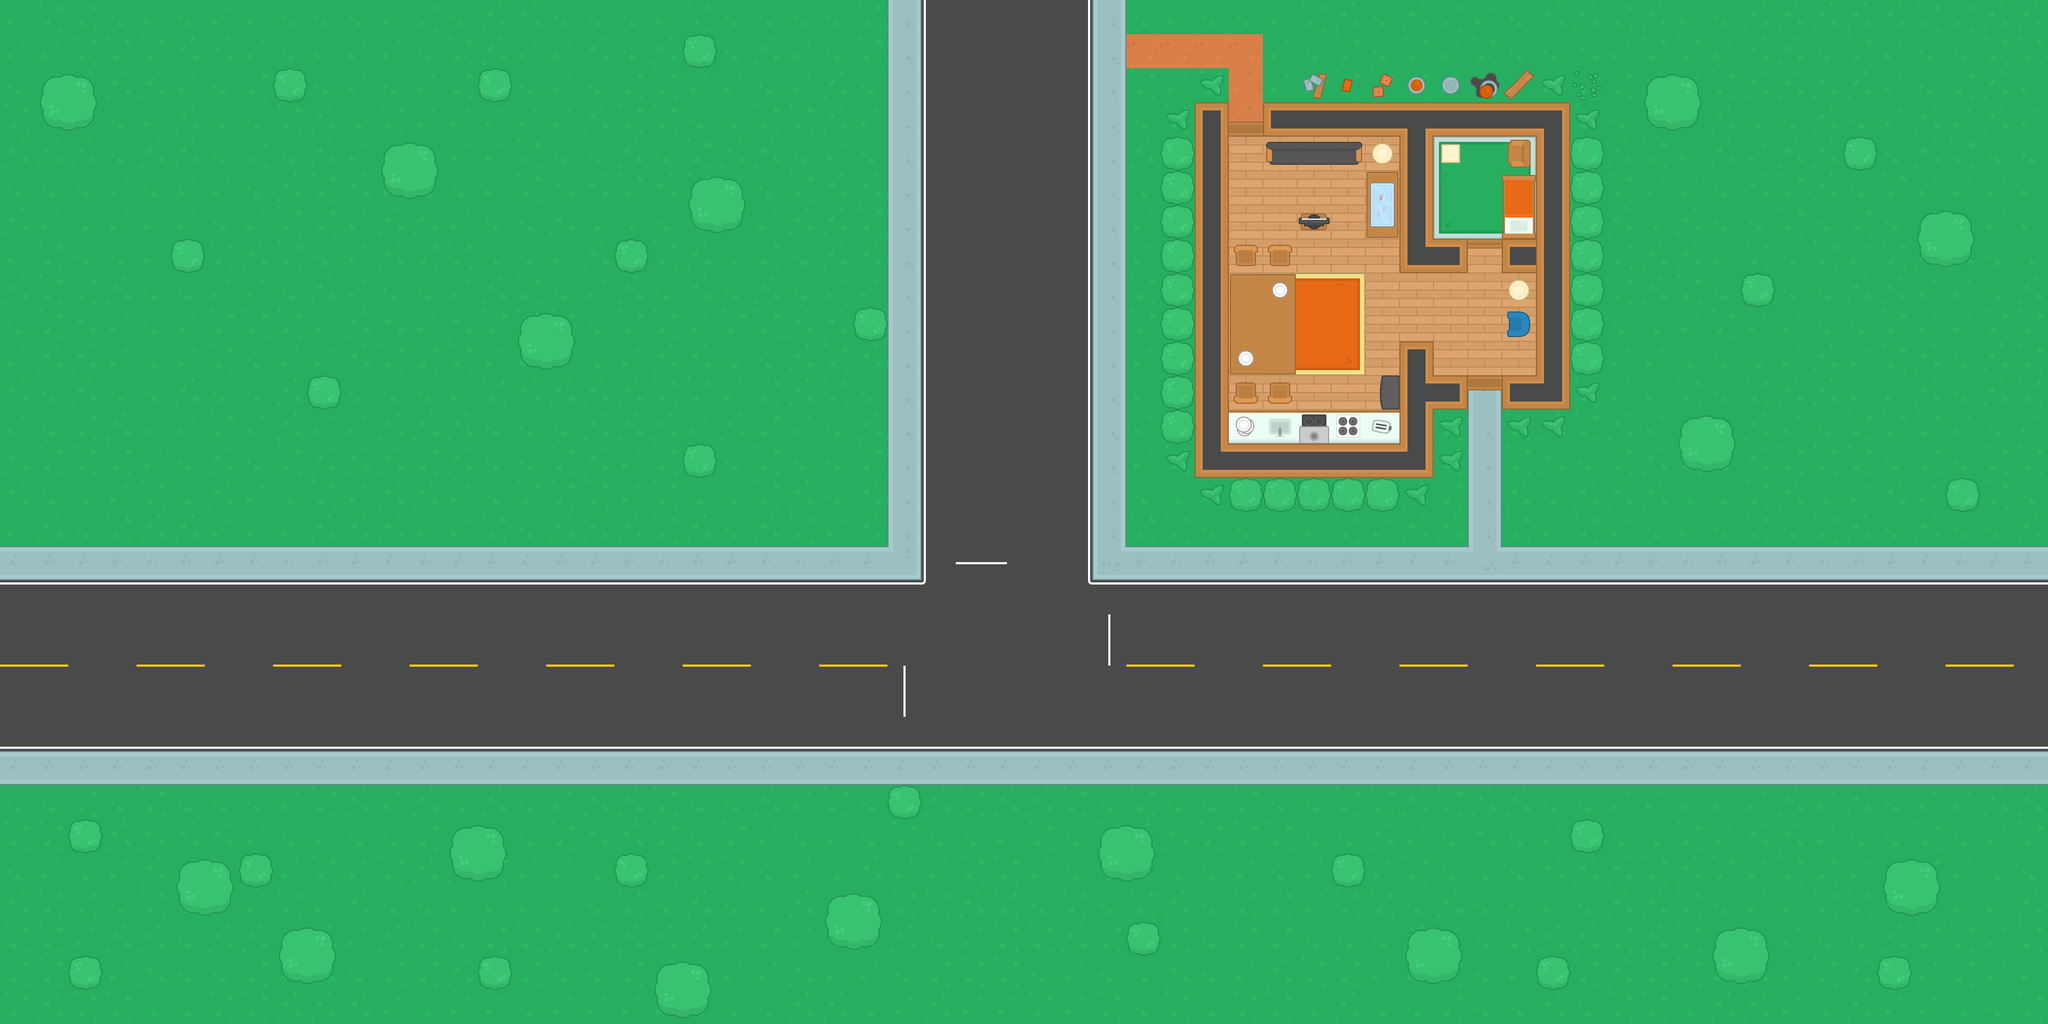

A level layout from a 2D game, rendered from its tile map. Below: a short description, then the map file with tile-grid data replaced by summaries:
An orthogonal 60x30 tile map with 64x64 px tiles, 4 tile layers (Ground, Doors, Walls, Trees).

<map version="1.5" tiledversion="1.6.0" orientation="orthogonal" renderorder="right-down" width="60" height="30" tilewidth="64" tileheight="64" infinite="0" nextlayerid="6" nextobjectid="1">
 <tileset firstgid="1" source="../Games/tiles/maps/Kenny Topdown Pack.tsx" />
 <layer id="1" name="Ground" width="60" height="30">
  <data>[1800 cells, 1800 non-empty, 45 distinct tile ids]</data>
 </layer>
 <layer id="4" name="Doors" width="60" height="30">
  <data>[1800 cells, 56 non-empty, 22 distinct tile ids]</data>
 </layer>
 <layer id="3" name="Walls" width="60" height="30">
  <data>[1800 cells, 60 non-empty, 24 distinct tile ids]</data>
 </layer>
 <layer id="2" name="Trees" width="60" height="30">
  <data>[1800 cells, 95 non-empty, 12 distinct tile ids]</data>
 </layer>
</map>
